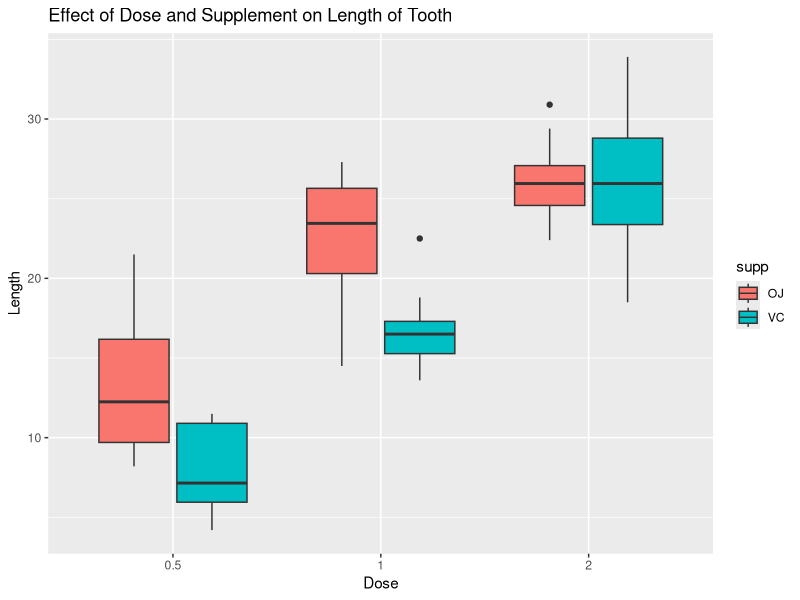
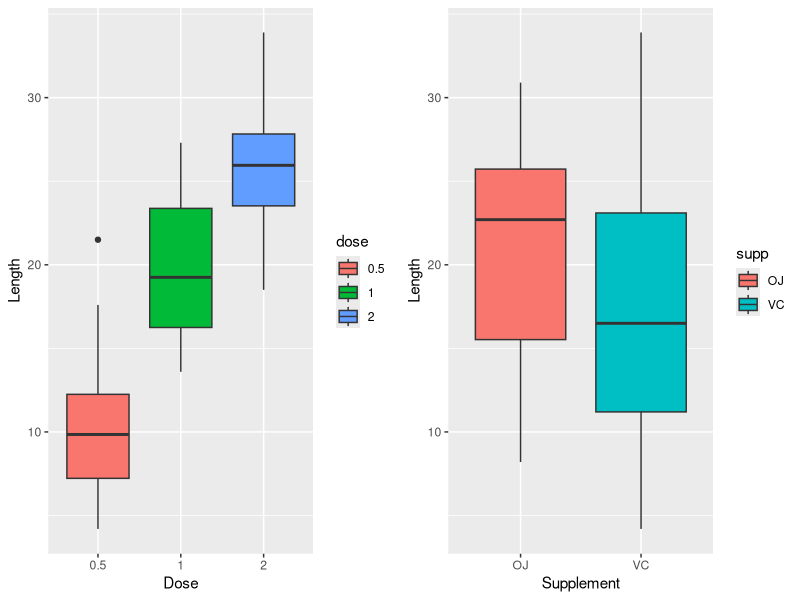

Write the R code that produced these figures, in order.
## ---- chunk 1
library(datasets)
data(ToothGrowth)
## ---- chunk 2
str(ToothGrowth)
ToothGrowth$dose <- as.factor(ToothGrowth$dose)
## ---- chunk 3
library(ggplot2)
plot2 <- ggplot(ToothGrowth, aes(x = dose, y = len, fill = supp))
plot2 <- plot2 + geom_boxplot()
plot2 <- plot2 + labs(title = "Effect of Dose and Supplement on Length of Tooth", x = "Dose", y = "Length")
plot2
## ---- chunk 4
summary(ToothGrowth)
sd(ToothGrowth$len)
## ---- chunk 5
suppressMessages(library(gridExtra))
plot2.1 <- ggplot(ToothGrowth, aes(x = dose, y = len, fill = dose))
plot2.1 <- plot2.1 + geom_boxplot(aes(fill = dose))
plot2.1 <- plot2.1 + labs(x = "Dose", y = "Length")
plot2.2 <- ggplot(ToothGrowth, aes(x = supp, y = len, fill = supp))
plot2.2 <- plot2.2 + geom_boxplot(aes(fill = supp))
plot2.2 <- plot2.2 + labs(x = "Supplement", y = "Length")
grid.arrange(plot2.1, plot2.2, ncol = 2)
## ---- chunk 6
tapply(ToothGrowth$len, INDEX = list(ToothGrowth$dose), FUN = mean)
## ---- chunk 7
tapply(ToothGrowth$len, INDEX = list(ToothGrowth$supp), FUN = mean)
## ---- chunk 8
suppressMessages(library(dplyr))
toothDose0.5 <- filter(ToothGrowth, dose == 0.5)
toothDose1 <- filter(ToothGrowth, dose == 1)
toothDose2 <- filter(ToothGrowth, dose == 2)
t1.1 <- t.test(toothDose0.5$len, toothDose1$len)
t1.2 <-t.test(toothDose0.5$len, toothDose2$len)
t1.3 <- t.test(toothDose1$len, toothDose2$len)
c("dose0.5-dose1" = t1.1$p.value, "dose0.5-dose2" = t1.2$p.value, "dose1-dose2" = t1.3$p.value)
## ---- chunk 9
t2 <- t.test(len ~ supp, data = ToothGrowth)
t2$p.value
